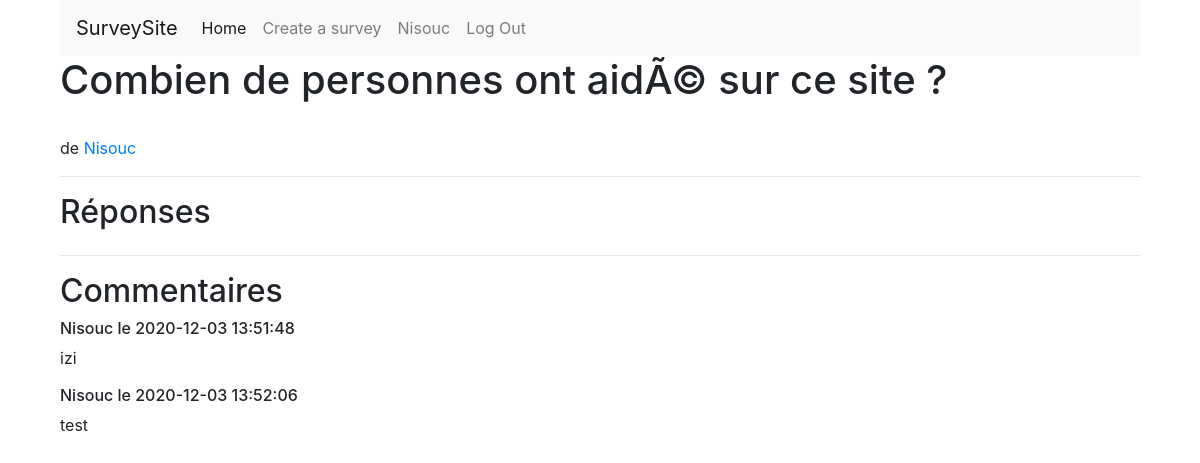
The app's page /index.php?page=survey&id=21 (signed in) with its own data.
### tables this page shows
CREATE TABLE `surveys` (
  `survey_id` int(11) NOT NULL,
  `question` varchar(255) NOT NULL,
  `end` datetime NOT NULL,
  `creatorsId` int(11) NOT NULL,
  `status` int(1) NOT NULL DEFAULT '1'
);

CREATE TABLE `users` (
  `user_id` int(11) NOT NULL,
  `user_name` varchar(255) NOT NULL,
  `user_pass` varchar(255) NOT NULL,
  `user_email` varchar(255) NOT NULL,
  `user_status` tinyint(1) NOT NULL,
  `user_theme` varchar(255) NOT NULL DEFAULT 'white'
);

CREATE TABLE `comments` (
  `comment_id` int(11) NOT NULL,
  `author` varchar(255) NOT NULL,
  `content` varchar(255) NOT NULL,
  `created_at` timestamp NOT NULL DEFAULT CURRENT_TIMESTAMP,
  `conv_id` int(11) NOT NULL
);

### App/Controller/SurveyController.php (called while the page is built, shortened)
<?php
class surveyController
{
    public function __construct()
    {
        $this->model = new SurveyModel();
    }
    public function renderSurvey()
    {
        $SurId = $_GET['id'];
        $survey = $this->model->getSurvey($SurId);
        $coms = $this->model->getMess($SurId);
        require ROOT."/App/View/SurveyVisitView.php";
    }
}

### Public/index.php (called while the page is built, shortened)
<?php
require ROOT."/Core/Database.php";
require ROOT."/router.php";

### Core/Database.php (called while the page is built, shortened)
<?php
class Database{
    protected $pdo;
    public function __construct()
    {
        try {
            $this->host = $dbConfig["host"];
            $this->dbname = $dbConfig["dbname"];
            $this->user = $dbConfig["user"];
            $this->pass = $dbConfig["pass"];
            $this->pdo = new \PDO("mysql:host=$this->host;dbname=$this->dbname", $this->user, $this->pass);
        } catch (\PDOException $e) {
            return $e->getMessage();
        }
    }
    public function query(string $statement, bool $one)
    {
        $query = $this->pdo->query($statement);
        if ($one === false) {
            return $query->fetch(\PDO::FETCH_ASSOC);
        } else {
            return $query->fetchAll(\PDO::FETCH_ASSOC);
        }
    }
}

### App/Model/SurveyModel.php (called while the page is built, shortened)
<?php
class SurveyModel extends Database
{
    public function getSurvey($id)
    {
        $getEm = "SELECT * FROM surveys INNER JOIN users on surveys.creatorsId = users.user_id WHERE survey_id = '" . $id . "'";
        return $this->query($getEm, false);
    }
    public function getMess($id)
    {
        $msg = "SELECT * FROM comments WHERE conv_id = '" . $id .  "'";
        return $this->query($msg, true);
    }
}

### App/View/surveyVisitView.php (the view, shortened to what this page needs)
<?php
require ROOT."/commons.php";
?>
<!DOCTYPE html>
<html lang="fr">
<head>
</head>
<body>
    <h1><?= $survey['question'] ?> </h1>
    <p><br> de <a href="?page=user&name=<?= $survey['user_name'] ?>"><?= $survey['user_name'] ?></a></p>
    <hr>
    <h2>Réponses</h2>
        <div class="sectioncoms">
            <hr>
            <h2>Commentaires</h2>
            <div id="commentbox">
                <?php foreach($coms as $com) { ?>
                    <div class="message"><h6><?= $com['author'] ?> le <?= $com['created_at'] ?></h6><p><?= $com['content'] ?></p></div>
                <?php } ?>
            </div>
        </div>

### Public/assets/css/style.css (style rules this page uses)
* { margin: 0; padding: 0; box-sizing: border-box; }
html { scroll-behavior: smooth; }
body { width: 90%; margin: auto; }
#commentbox { display: flex; flex-direction: column; }

### records on screen
surveys: question "Combien de personnes ont aidÃ© sur ce site ?", users.user_name "Nisouc"
comments: author "Nisouc", created_at "2020-12-03 13:51:48", content "izi"
comments: author "Nisouc", created_at "2020-12-03 13:52:06", content "test"

### other values on screen
$_SESSION["Username"] "Nisouc"
